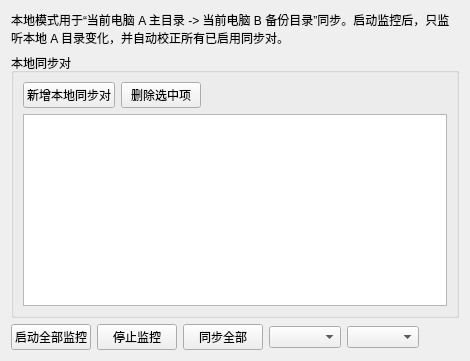
<?xml version="1.0" encoding="UTF-8"?>
<ui version="4.0">
 <class>LocalSyncTabWidget</class>
 <widget class="QWidget" name="LocalSyncTabWidget">
  <layout class="QVBoxLayout" name="mainLayout">
   <item>
    <widget class="QLabel" name="tipsLabel">
     <property name="text">
      <string>本地模式用于“当前电脑 A 主目录 -&gt; 当前电脑 B 备份目录”同步。启动监控后，只监听本地 A 目录变化，并自动校正所有已启用同步对。</string>
     </property>
     <property name="wordWrap">
      <bool>true</bool>
     </property>
    </widget>
   </item>
   <item>
    <widget class="QGroupBox" name="pairGroupBox">
     <property name="title">
      <string>本地同步对</string>
     </property>
     <layout class="QVBoxLayout" name="pairGroupLayout">
      <item>
       <layout class="QHBoxLayout" name="pairActionLayout">
        <item>
         <widget class="QPushButton" name="addPairButton">
          <property name="text">
           <string>新增本地同步对</string>
          </property>
         </widget>
        </item>
        <item>
         <widget class="QPushButton" name="removePairButton">
          <property name="text">
           <string>删除选中项</string>
          </property>
         </widget>
        </item>
        <item>
         <spacer name="pairActionSpacer">
          <property name="orientation">
           <enum>Qt::Horizontal</enum>
          </property>
          <property name="sizeHint" stdset="0">
           <size>
            <width>40</width>
            <height>20</height>
           </size>
          </property>
         </spacer>
        </item>
       </layout>
      </item>
      <item>
       <widget class="QTableView" name="pairTableView">
        <property name="alternatingRowColors">
         <bool>true</bool>
        </property>
        <property name="selectionMode">
         <enum>QAbstractItemView::SingleSelection</enum>
        </property>
        <property name="selectionBehavior">
         <enum>QAbstractItemView::SelectRows</enum>
        </property>
        <property name="editTriggers">
         <set>QAbstractItemView::NoEditTriggers</set>
        </property>
       </widget>
      </item>
     </layout>
    </widget>
   </item>
   <item>
    <layout class="QHBoxLayout" name="buttonLayout">
     <item>
      <widget class="QPushButton" name="startMonitorButton">
       <property name="text">
        <string>启动全部监控</string>
       </property>
      </widget>
     </item>
     <item>
      <widget class="QPushButton" name="stopMonitorButton">
       <property name="text">
        <string>停止监控</string>
       </property>
      </widget>
     </item>
     <item>
      <widget class="QPushButton" name="syncAllPairsButton">
       <property name="text">
        <string>同步全部</string>
       </property>
      </widget>
     </item>
     <item>
      <widget class="QComboBox" name="maxParallelSyncComboBox"/>
     </item>
     <item>
      <widget class="QComboBox" name="compareModeComboBox"/>
     </item>
     <item>
      <spacer name="buttonSpacer">
       <property name="orientation">
        <enum>Qt::Horizontal</enum>
       </property>
       <property name="sizeHint" stdset="0">
        <size>
         <width>40</width>
         <height>20</height>
        </size>
       </property>
      </spacer>
     </item>
    </layout>
   </item>
  </layout>
 </widget>
 <resources/>
 <connections/>
</ui>
